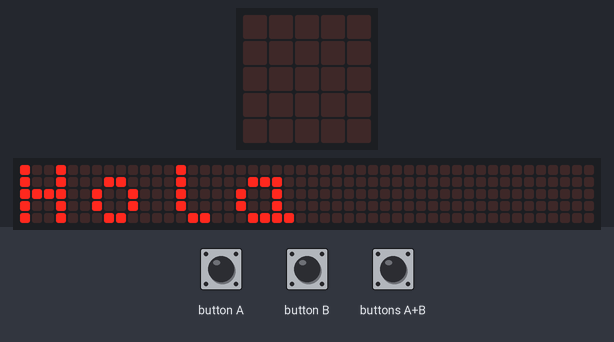
Recording of a program running on a simulated BBC micro:bit (MakeCode). Parts: the board's 5×5 LED display, a strip that is not on the board, showing the scrolling text unrolled. The inputs (shaded band) are chosen by the test bench. The 48×5 strip is a reading aid, not a part: it shows the text the display is scrolling, unrolled, one strip-width of it at a time.

Above: at 4.3 s.
6.7 s: buttons A+B pressed for 0.15 s
At 7.3 s:
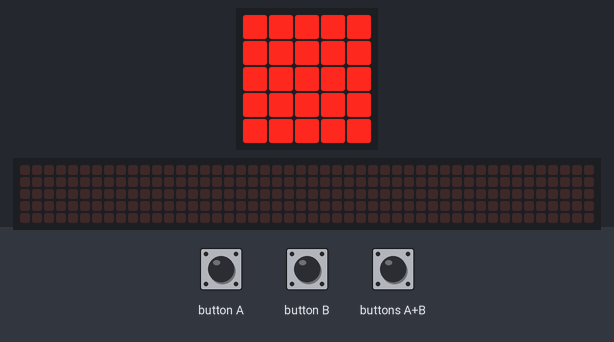
9.8 s: button A pressed for 0.15 s
At 10.9 s:
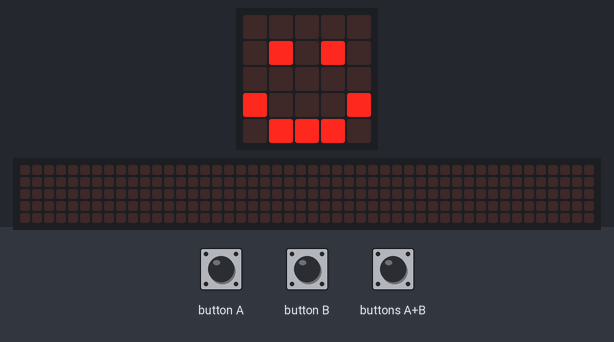
11.4 s: button B pressed for 0.15 s
At 12.1 s:
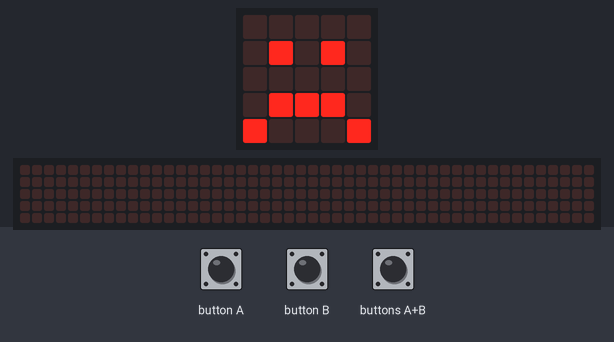
13.0 s: buttons A+B pressed for 1 s
At 17.6 s:
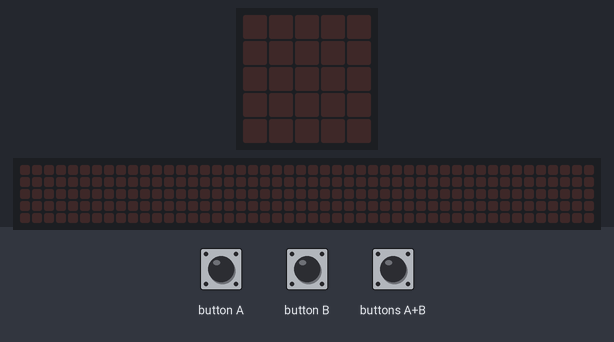
Timing chart, 0 to 18.0 s (numbered marks = the images above; inputs shaded):
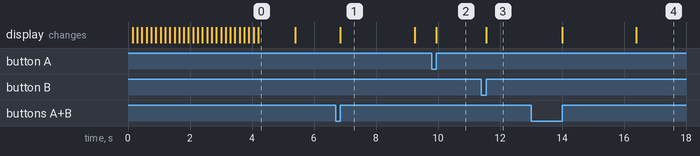

The program:

main.ts
```typescript
input.onButtonPressed(Button.A, function () {
    basic.showIcon(IconNames.Happy)
})
input.onButtonPressed(Button.AB, function () {
    basic.showLeds(`
        # # # # #
        # # # # #
        # # # # #
        # # # # #
        # # # # #
        `)
    basic.pause(2000)
    basic.showLeds(`
        . . . . .
        . . . . .
        . . . . .
        . . . . .
        . . . . .
        `)
})
input.onButtonPressed(Button.B, function () {
    basic.showIcon(IconNames.Sad)
})
basic.showString("Hola ")
basic.forever(function () {

})
```

test.ts
```typescript
// aquí va el archivo "tests"; esto no se compilará cuando este paquete se utilice como una extensión.
```

Measured:
- after the input at 6.7 s, the display: changes after 0.15 s (image 1)
- after the input at 9.8 s, the display: changes after 0.15 s (image 2)
- after the input at 11.4 s, the display: changes after 0.15 s (image 3)
- after the input at 13.0 s, the display: first changes after 1.0 s (image 4 shows a later state)
- what the display in image 0 shows lasts 1.2 s, from 4.2 s to 5.4 s
- what the display in image 1 shows lasts 2.4 s, from 6.9 s to 9.3 s
